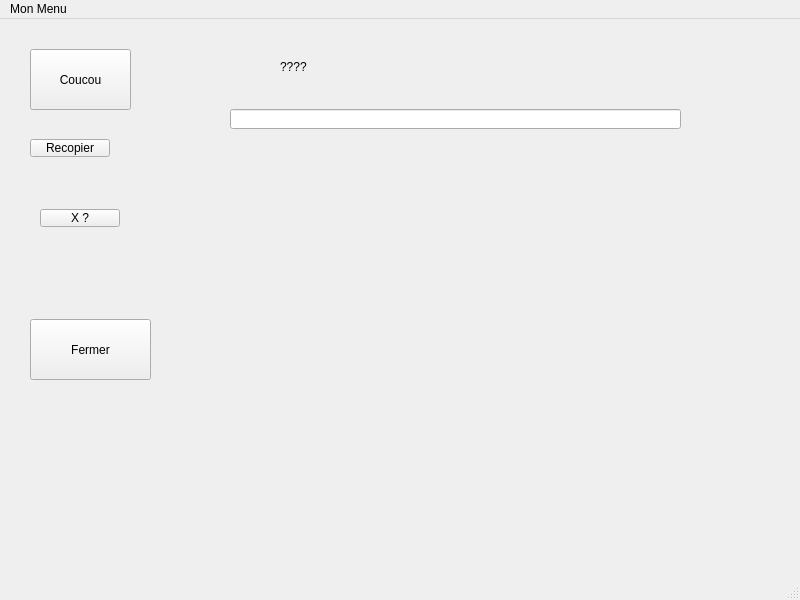
<?xml version="1.0" encoding="UTF-8"?>
<ui version="4.0">
 <class>MainWindow</class>
 <widget class="QMainWindow" name="MainWindow">
  <property name="geometry">
   <rect>
    <x>0</x>
    <y>0</y>
    <width>800</width>
    <height>600</height>
   </rect>
  </property>
  <property name="mouseTracking">
   <bool>true</bool>
  </property>
  <property name="windowTitle">
   <string>MainWindow</string>
  </property>
  <widget class="QWidget" name="centralwidget">
   <widget class="QPushButton" name="pbCoucou">
    <property name="geometry">
     <rect>
      <x>30</x>
      <y>30</y>
      <width>101</width>
      <height>61</height>
     </rect>
    </property>
    <property name="text">
     <string>Coucou</string>
    </property>
   </widget>
   <widget class="QPushButton" name="pbFermer">
    <property name="geometry">
     <rect>
      <x>30</x>
      <y>300</y>
      <width>121</width>
      <height>61</height>
     </rect>
    </property>
    <property name="text">
     <string>Fermer</string>
    </property>
   </widget>
   <widget class="QLabel" name="lblCoucou">
    <property name="geometry">
     <rect>
      <x>280</x>
      <y>40</y>
      <width>321</width>
      <height>16</height>
     </rect>
    </property>
    <property name="text">
     <string>????</string>
    </property>
    <property name="buddy">
     <cstring>lblCoucou</cstring>
    </property>
   </widget>
   <widget class="QPushButton" name="pbRecopier">
    <property name="geometry">
     <rect>
      <x>30</x>
      <y>120</y>
      <width>80</width>
      <height>18</height>
     </rect>
    </property>
    <property name="text">
     <string>Recopier</string>
    </property>
   </widget>
   <widget class="QLineEdit" name="lineEdit">
    <property name="geometry">
     <rect>
      <x>230</x>
      <y>90</y>
      <width>451</width>
      <height>20</height>
     </rect>
    </property>
   </widget>
   <widget class="QPushButton" name="pbX">
    <property name="geometry">
     <rect>
      <x>40</x>
      <y>190</y>
      <width>80</width>
      <height>18</height>
     </rect>
    </property>
    <property name="text">
     <string>X ?</string>
    </property>
   </widget>
  </widget>
  <widget class="QMenuBar" name="menubar">
   <property name="geometry">
    <rect>
     <x>0</x>
     <y>0</y>
     <width>800</width>
     <height>21</height>
    </rect>
   </property>
   <property name="nativeMenuBar">
    <bool>true</bool>
   </property>
   <widget class="QMenu" name="menuMon_Menu">
    <property name="title">
     <string>Mon Menu</string>
    </property>
    <addaction name="actionCoucou"/>
    <addaction name="actionRecopier"/>
    <addaction name="actionFermer"/>
   </widget>
   <addaction name="menuMon_Menu"/>
  </widget>
  <widget class="QStatusBar" name="statusbar"/>
  <action name="actionFermer">
   <property name="text">
    <string>Fermer</string>
   </property>
  </action>
  <action name="actionCoucou">
   <property name="text">
    <string>Coucou</string>
   </property>
  </action>
  <action name="actionRecopier">
   <property name="text">
    <string>Recopier</string>
   </property>
  </action>
 </widget>
 <resources/>
 <connections/>
</ui>
